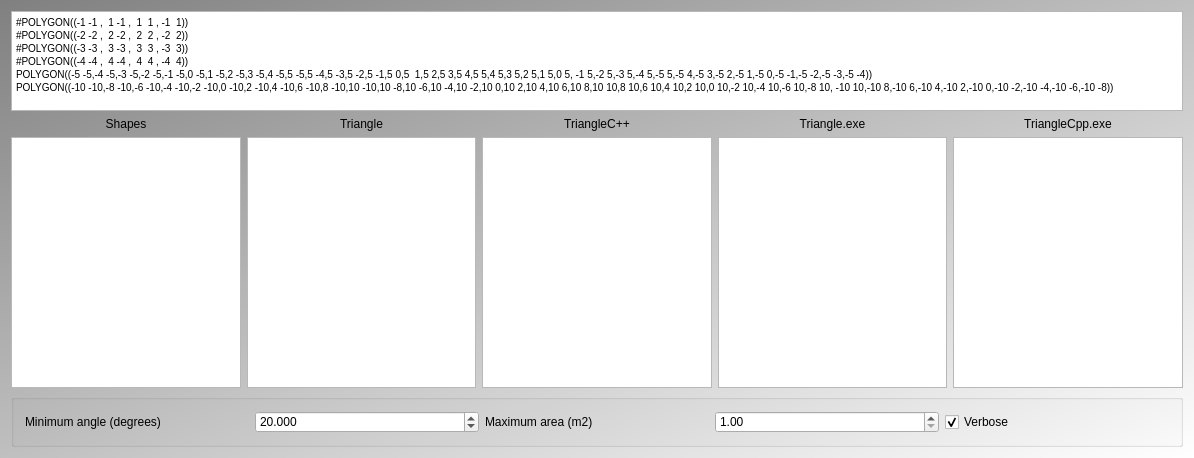
<?xml version="1.0" encoding="UTF-8"?>
<ui version="4.0">
 <class>QtTestTriangleMainDialog</class>
 <widget class="QDialog" name="QtTestTriangleMainDialog">
  <property name="windowModality">
   <enum>Qt::ApplicationModal</enum>
  </property>
  <property name="geometry">
   <rect>
    <x>0</x>
    <y>0</y>
    <width>1194</width>
    <height>458</height>
   </rect>
  </property>
  <property name="sizePolicy">
   <sizepolicy hsizetype="Maximum" vsizetype="Maximum">
    <horstretch>0</horstretch>
    <verstretch>0</verstretch>
   </sizepolicy>
  </property>
  <property name="windowTitle">
   <string>TestTriangle</string>
  </property>
  <property name="windowIcon">
   <iconset resource="ToolTestTriangle.qrc">
    <normaloff>:/ToolTestTriangle/ToolTestTriangleIcon.png</normaloff>:/ToolTestTriangle/ToolTestTriangleIcon.png</iconset>
  </property>
  <property name="styleSheet">
   <string notr="true">QDialog { 
background-color: qlineargradient(x1: 0, y1: 0, x2: 1, y2: 1, stop: 0  #808080, stop: 1 #ffffff);
}

QWidget { font: bold, &quot;Courier New&quot;, courier, monospace }
QPushButton { font: 18 px  }
QTabWidget { font: 12 px  }
QLabel { font: 12px }
QComboBox { font: 12px }
QPlainTextEdit { font: 10px }

</string>
  </property>
  <layout class="QGridLayout" name="gridLayout">
   <item row="1" column="0">
    <widget class="QLabel" name="label_shapes">
     <property name="text">
      <string>Shapes</string>
     </property>
     <property name="alignment">
      <set>Qt::AlignCenter</set>
     </property>
    </widget>
   </item>
   <item row="1" column="1">
    <widget class="QLabel" name="label_triangle">
     <property name="text">
      <string>Triangle</string>
     </property>
     <property name="alignment">
      <set>Qt::AlignCenter</set>
     </property>
    </widget>
   </item>
   <item row="1" column="2">
    <widget class="QLabel" name="label_triangle_cpp">
     <property name="text">
      <string>TriangleC++</string>
     </property>
     <property name="alignment">
      <set>Qt::AlignCenter</set>
     </property>
    </widget>
   </item>
   <item row="2" column="0">
    <widget class="ribi::QtNavigationableGraphicsView" name="view">
     <property name="sizePolicy">
      <sizepolicy hsizetype="Expanding" vsizetype="Expanding">
       <horstretch>0</horstretch>
       <verstretch>0</verstretch>
      </sizepolicy>
     </property>
     <property name="minimumSize">
      <size>
       <width>0</width>
       <height>0</height>
      </size>
     </property>
    </widget>
   </item>
   <item row="2" column="1">
    <widget class="ribi::QtNavigationableGraphicsView" name="view_triangle_mesh">
     <property name="sizePolicy">
      <sizepolicy hsizetype="Expanding" vsizetype="Expanding">
       <horstretch>0</horstretch>
       <verstretch>0</verstretch>
      </sizepolicy>
     </property>
     <property name="minimumSize">
      <size>
       <width>0</width>
       <height>0</height>
      </size>
     </property>
    </widget>
   </item>
   <item row="2" column="2">
    <widget class="ribi::QtNavigationableGraphicsView" name="view_triangle_cpp_mesh">
     <property name="sizePolicy">
      <sizepolicy hsizetype="Expanding" vsizetype="Expanding">
       <horstretch>0</horstretch>
       <verstretch>0</verstretch>
      </sizepolicy>
     </property>
     <property name="minimumSize">
      <size>
       <width>0</width>
       <height>0</height>
      </size>
     </property>
    </widget>
   </item>
   <item row="1" column="4">
    <widget class="QLabel" name="label_triangle_cpp_exe">
     <property name="text">
      <string>TriangleCpp.exe</string>
     </property>
     <property name="alignment">
      <set>Qt::AlignCenter</set>
     </property>
    </widget>
   </item>
   <item row="2" column="4">
    <widget class="ribi::QtNavigationableGraphicsView" name="view_triangle_cpp_mesh_exe">
     <property name="sizePolicy">
      <sizepolicy hsizetype="Expanding" vsizetype="Expanding">
       <horstretch>0</horstretch>
       <verstretch>0</verstretch>
      </sizepolicy>
     </property>
     <property name="minimumSize">
      <size>
       <width>0</width>
       <height>0</height>
      </size>
     </property>
    </widget>
   </item>
   <item row="2" column="3">
    <widget class="ribi::QtNavigationableGraphicsView" name="view_triangle_mesh_exe">
     <property name="sizePolicy">
      <sizepolicy hsizetype="Expanding" vsizetype="Expanding">
       <horstretch>0</horstretch>
       <verstretch>0</verstretch>
      </sizepolicy>
     </property>
     <property name="minimumSize">
      <size>
       <width>0</width>
       <height>0</height>
      </size>
     </property>
    </widget>
   </item>
   <item row="1" column="3">
    <widget class="QLabel" name="label_triangle_exe">
     <property name="text">
      <string>Triangle.exe</string>
     </property>
     <property name="alignment">
      <set>Qt::AlignCenter</set>
     </property>
    </widget>
   </item>
   <item row="0" column="0" colspan="5">
    <widget class="QPlainTextEdit" name="edit_shapes">
     <property name="sizePolicy">
      <sizepolicy hsizetype="Expanding" vsizetype="Maximum">
       <horstretch>0</horstretch>
       <verstretch>0</verstretch>
      </sizepolicy>
     </property>
     <property name="maximumSize">
      <size>
       <width>16777215</width>
       <height>100</height>
      </size>
     </property>
     <property name="lineWrapMode">
      <enum>QPlainTextEdit::NoWrap</enum>
     </property>
     <property name="plainText">
      <string>#POLYGON((-1 -1 ,  1 -1 ,  1  1 , -1  1))
#POLYGON((-2 -2 ,  2 -2 ,  2  2 , -2  2))
#POLYGON((-3 -3 ,  3 -3 ,  3  3 , -3  3))
#POLYGON((-4 -4 ,  4 -4 ,  4  4 , -4  4))
POLYGON((-5 -5,-4 -5,-3 -5,-2 -5,-1 -5,0 -5,1 -5,2 -5,3 -5,4 -5,5 -5,5 -4,5 -3,5 -2,5 -1,5 0,5  1,5 2,5 3,5 4,5 5,4 5,3 5,2 5,1 5,0 5, -1 5,-2 5,-3 5,-4 5,-5 5,-5 4,-5 3,-5 2,-5 1,-5 0,-5 -1,-5 -2,-5 -3,-5 -4))
POLYGON((-10 -10,-8 -10,-6 -10,-4 -10,-2 -10,0 -10,2 -10,4 -10,6 -10,8 -10,10 -10,10 -8,10 -6,10 -4,10 -2,10 0,10 2,10 4,10 6,10 8,10 10,8 10,6 10,4 10,2 10,0 10,-2 10,-4 10,-6 10,-8 10, -10 10,-10 8,-10 6,-10 4,-10 2,-10 0,-10 -2,-10 -4,-10 -6,-10 -8))</string>
     </property>
    </widget>
   </item>
   <item row="4" column="0" colspan="5">
    <widget class="QGroupBox" name="box_parameters">
     <property name="title">
      <string/>
     </property>
     <layout class="QHBoxLayout" name="horizontalLayout">
      <item>
       <widget class="QLabel" name="label_triangle_angle">
        <property name="text">
         <string>Minimum angle (degrees) </string>
        </property>
       </widget>
      </item>
      <item>
       <widget class="QDoubleSpinBox" name="box_triangle_min_angle">
        <property name="decimals">
         <number>3</number>
        </property>
        <property name="minimum">
         <double>1.000000000000000</double>
        </property>
        <property name="maximum">
         <double>60.000000000000000</double>
        </property>
        <property name="value">
         <double>20.000000000000000</double>
        </property>
       </widget>
      </item>
      <item>
       <widget class="QLabel" name="label_triangle_max_area">
        <property name="text">
         <string>Maximum area (m2)</string>
        </property>
       </widget>
      </item>
      <item>
       <widget class="QDoubleSpinBox" name="box_triangle_max_area">
        <property name="minimum">
         <double>1.000000000000000</double>
        </property>
        <property name="maximum">
         <double>10000.000000000000000</double>
        </property>
        <property name="value">
         <double>1.000000000000000</double>
        </property>
       </widget>
      </item>
      <item>
       <widget class="QCheckBox" name="check_verbose">
        <property name="text">
         <string>Verbose</string>
        </property>
        <property name="checked">
         <bool>true</bool>
        </property>
       </widget>
      </item>
     </layout>
    </widget>
   </item>
  </layout>
 </widget>
 <layoutdefault spacing="6" margin="11"/>
 <customwidgets>
  <customwidget>
   <class>ribi::QtNavigationableGraphicsView</class>
   <extends>QGraphicsView</extends>
   <header>qtnavigationablegraphicsview.h</header>
  </customwidget>
 </customwidgets>
 <resources>
  <include location="ToolTestTriangle.qrc"/>
 </resources>
 <connections/>
</ui>
